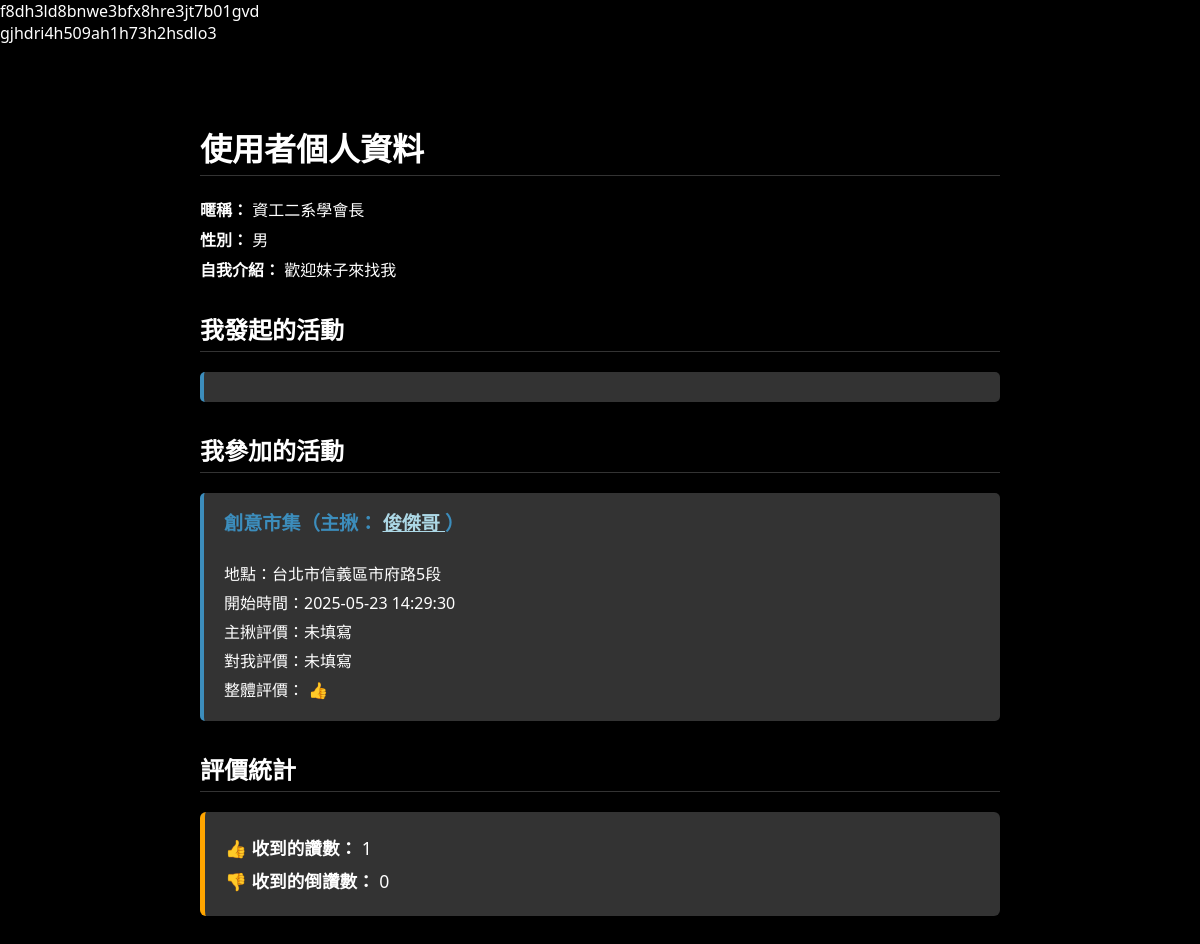
Page /profile/profile.php?uid=gjhdri4h509ah1h73h2hsdlo3 on the committed database.
### tables this page shows
CREATE TABLE `user` (
  `uid` varchar(50) NOT NULL,
  `username` varchar(11) NOT NULL,
  `name` varchar(50) NOT NULL,
  `gender` varchar(1) NOT NULL,
  `birthday` date DEFAULT NULL,
  `self_introduction` varchar(200) DEFAULT NULL,
  `isadmin` tinyint(1) DEFAULT 0,
  `phone` varchar(10) NOT NULL,
  `identify_ID` varchar(10) NOT NULL
);

CREATE TABLE `involvement` (
  `orderid` int(11) NOT NULL,
  `uid` varchar(50) NOT NULL,
  `eval_to_booker` varchar(200) DEFAULT NULL,
  `booker_eval` varchar(200) DEFAULT NULL,
  `evaluation` int(1) DEFAULT NULL COMMENT '讚:1，倒讚:-1'
);

CREATE TABLE `event` (
  `categories_id` int(4) NOT NULL,
  `event_id` int(4) NOT NULL,
  `content` varchar(50) NOT NULL
);

CREATE TABLE `order_detail` (
  `orderid` int(11) NOT NULL,
  `booker` varchar(50) NOT NULL,
  `location` varchar(100) NOT NULL,
  `deadtime` datetime NOT NULL,
  `start_time` datetime NOT NULL DEFAULT current_timestamp(),
  `annotation` varchar(200) DEFAULT NULL,
  `participants` int(2) NOT NULL DEFAULT 1,
  `state` varchar(4) NOT NULL,
  `event_id` int(4) DEFAULT NULL,
  `gender_limit` tinyint(1) NOT NULL DEFAULT 0,
  `male_limit` int(2) DEFAULT NULL,
  `female_limit` int(2) DEFAULT NULL,
  `male_num` int(2) NOT NULL DEFAULT 0,
  `female_num` int(2) NOT NULL DEFAULT 0
);

### profile/profile.php (the view, shortened to what this page needs)
<?php
require_once 'db_connect.php';
$login_uid = 'f8dh3ld8bnwe3bfx8hre3jt7b01gvd';
$uid = $_GET['uid'] ?? null;
echo $uid;
$isAdmin = false;
if ($login_uid) {
    $stmt = $conn->prepare("SELECT isadmin FROM user WHERE uid = ?");
    $stmt->bind_param("s", $login_uid);
    $stmt->execute();
    $result = $stmt->get_result();
    if ($row = $result->fetch_assoc()) {
        $isAdmin = $row['isadmin'] == 1;
    }
}
$isSelf = $login_uid === $uid;
$canEdit = $isSelf || $isAdmin;
?>
<?php
$user_sql = "SELECT * FROM user WHERE uid = ?";
$stmt = $conn->prepare($user_sql);
$stmt->bind_param("s", $uid);
$stmt->execute();
$user_result = $stmt->get_result();
$user = $user_result->fetch_assoc();
?>
<?php
$joined_sql = "
SELECT od.*, e.content AS event_name, u.username AS booker_username, i.eval_to_booker, i.booker_eval, i.evaluation
FROM involvement i
JOIN order_detail od ON i.orderid = od.orderid
JOIN event e ON od.event_id = e.event_id
JOIN user u ON od.booker = u.uid
WHERE i.uid = ?";
$stmt = $conn->prepare($joined_sql);
$stmt->bind_param("s", $uid);
$stmt->execute();
$joined_events = $stmt->get_result();
?>
<?php
$evaluation_sql = "
SELECT
  SUM(CASE WHEN i.evaluation = 1 THEN 1 ELSE 0 END) AS likes,
  SUM(CASE WHEN i.evaluation = -1 THEN 1 ELSE 0 END) AS dislikes
FROM involvement i
JOIN order_detail o ON i.orderid = o.orderid
WHERE i.uid = ? AND o.booker != i.uid
";
$stmt = $conn->prepare($evaluation_sql);
$stmt->bind_param("s", $uid);
$stmt->execute();
$eval_result = $stmt->get_result();
$eval_data = $eval_result->fetch_assoc();
?>
<!DOCTYPE html>
<html lang="zh-Hant">
<head>
  <link rel="stylesheet" href="profile.css">
</head>
<body>
    <div class="container">
        <div class="profile-info">
            <h1>使用者個人資料</h1>
            <?php if ($canEdit): ?>
                <div id="view-mode">
                    <p><strong>暱稱：</strong> <?php echo htmlspecialchars($user['username']); ?></p>
                    <p><strong>真實姓名：</strong> <?php echo htmlspecialchars($user['name']); ?></p>
                    <p><strong>性別：</strong> <?php echo htmlspecialchars($user['gender']); ?></p>
                    <p><strong>生日：</strong> <?php echo htmlspecialchars($user['birthday']); ?></p>
                    <p><strong>電話：</strong> <?php echo htmlspecialchars($user['phone']); ?></p>
                    <p><strong>自我介紹：</strong> <?php echo htmlspecialchars($user['self_introduction'] ?? '尚未填寫'); ?></p>
                    <button class="edit-button" onclick="toggleEdit()">✏️ 編輯個資</button>
                </div>
            <?php else: ?>
                <p><strong>暱稱：</strong> <?php echo htmlspecialchars($user['username']); ?></p>
                <p><strong>性別：</strong> <?php echo htmlspecialchars($user['gender'] ?? '未填寫'); ?></p>
                <p><strong>自我介紹：</strong> <?php echo nl2br(htmlspecialchars($user['self_introduction'] ?? '尚未填寫')); ?></p>
            <?php endif; ?>
        </div>
        <h2>我發起的活動</h2>
        <div class="event-card">
        </div>
        <h2>我參加的活動</h2>
        <div class="event-card">
            <?php while ($row = $joined_events->fetch_assoc()): ?>
                <div>
                    <h3>
                        <?php echo htmlspecialchars($row['event_name']); ?>（主揪：
                        <a href="profile.php?uid=<?php echo urlencode($row['booker']); ?>" style="color: lightblue;">
                            <?php echo htmlspecialchars($row['booker_username']); ?>
                        </a>）
                    </h3>
                    <p>地點：<?php echo htmlspecialchars($row['location']); ?></p>
                    <p>開始時間：<?php echo $row['start_time']; ?></p>
                    <p>主揪評價：<?php echo htmlspecialchars($row['eval_to_booker'] ?? '未填寫'); ?></p>
                    <p>對我評價：<?php echo htmlspecialchars($row['booker_eval'] ?? '未填寫'); ?></p>
                    <p>整體評價：
                        <?php
                        if ($row['evaluation'] === null) echo '未評價';
                        elseif ($row['evaluation'] == 1) echo '👍';
                        elseif ($row['evaluation'] == -1) echo '👎';
                        ?>
                    </p>
                </div>
            <?php endwhile; ?>
        </div>
        <h2>評價統計</h2>
        <div class="stat-box">
            <p><strong>👍 收到的讚數：</strong> <?php echo $eval_data['likes'] ?? 0; ?></p>
            <p><strong>👎 收到的倒讚數：</strong> <?php echo $eval_data['dislikes'] ?? 0; ?></p>
        </div>
    </div>
</body>
</html>

### profile/profile.css (style rules this page uses)
body { font-family: 'Segoe UI', sans-serif; background-color: black; color: #fff; margin: 0; padding: 0; }
.container { max-width: 800px; margin: 30px auto; padding: 20px 30px; border-radius: 8px; box-shadow: 0 4px 12px rgba(0,0,0,0.1); }
h1, h2, h3 { margin-top: 30px; border-bottom: 1px solid #333; padding-bottom: 5px; }
.event-card { border-left: 4px solid #3c8dbc; background: #333; padding: 15px 20px; margin-bottom: 20px; border-radius: 5px; }
.event-card h3 { margin-top: 0; font-size: 1.2em; color: #3c8dbc; }
.event-card p { margin: 5px 0; }
.profile-info p { margin: 6px 0; }
.stat-box { background-color: #333; border-left: 5px solid #ffa500; padding: 15px 20px; margin: 20px 0; border-radius: 6px; }
.stat-box p { font-size: 1.1em; margin: 8px 0; }

### rows in the picture
user: username "資工二系學會長", gender "男", self_introduction "歡迎妹子來找我"
involvement: event.content "創意市集", user.username "俊傑哥", orderid.location "台北市信義區市府路5段", orderid.start_time "2025-05-23 14:29:30", eval_to_booker "未填寫", booker_eval "未填寫"

### other values in the picture
$uid "gjhdri4h509ah1h73h2hsdlo3"
$eval_data['likes'] "1"
$eval_data['dislikes'] "0"
